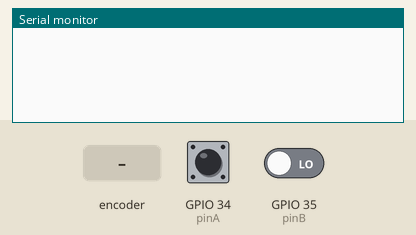
Recording of a sketch running on a simulated ESP32. On the bench: the last lines printed to the serial monitor. Inputs (shaded band) come from the test bench; at power-on: GPIO 34 (pinA) HIGH, GPIO 35 (pinB) LOW.

Above: at 1.2 s.
1.3 s: rotary encoder on GPIO 34 (pinA) / GPIO 35 (pinB) turned 1 step (first pin leading)
At 2.5 s:
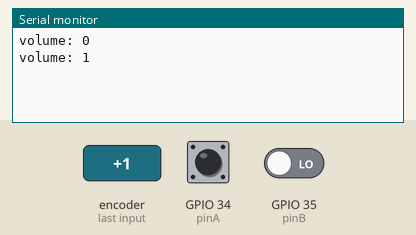
3.0 s: rotary encoder on GPIO 34 (pinA) / GPIO 35 (pinB) turned 1 step (first pin leading)
At 3.8 s:
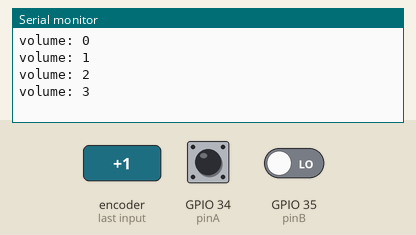
Timing chart, 0 to 6.0 s (numbered marks = the images above; inputs shaded):
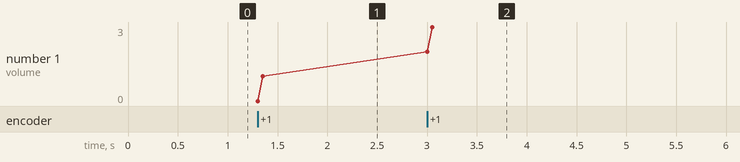

Measured:
- after the input at 1.3 s, the serial monitor: prints a new line at once (image 1)
- after the input at 3.0 s, the serial monitor: prints a new line at once (image 2)
- plotted number 1: 1 → 3 after the input at 3.0 s

The sketch:

Test_encoder.ino
```cpp
#define pinA  34  // Connected to CLK on KY-040
#define pinB  35  // Connected to DT on KY-040

int volume = 0;
int pinALast;
int aVal;
boolean bCW;

void setup() {
  Serial.begin (115200);
  pinMode (pinA,INPUT);
  pinMode (pinB,INPUT);
  /* Read Pin A
 Whatever state it's in will reflect the last position
  */
  pinALast = digitalRead(pinA);
  // attachInterrupt(digitalPinToInterrupt(pinA), encoder_isr, CHANGE);

 }

 void loop() {
    Encoder_volume();
}
void Encoder_volume() {
   aVal = digitalRead(pinA);
   if (aVal != pinALast){ // Means the knob is rotating
     // if the knob is rotating, we need to determine direction
     // We do that by reading pin B.
     if (digitalRead(pinB) != aVal) {  // Means pin A Changed first - We're Rotating Clockwise
       if(volume<21) volume ++;
       bCW = true;
     } else {// Otherwise B changed first and we're moving CCW
       bCW = false;
       if(volume>0) volume--;
     }

     Serial.print("volume: ");
     Serial.println(volume);

   }
   pinALast = aVal;

}
```
